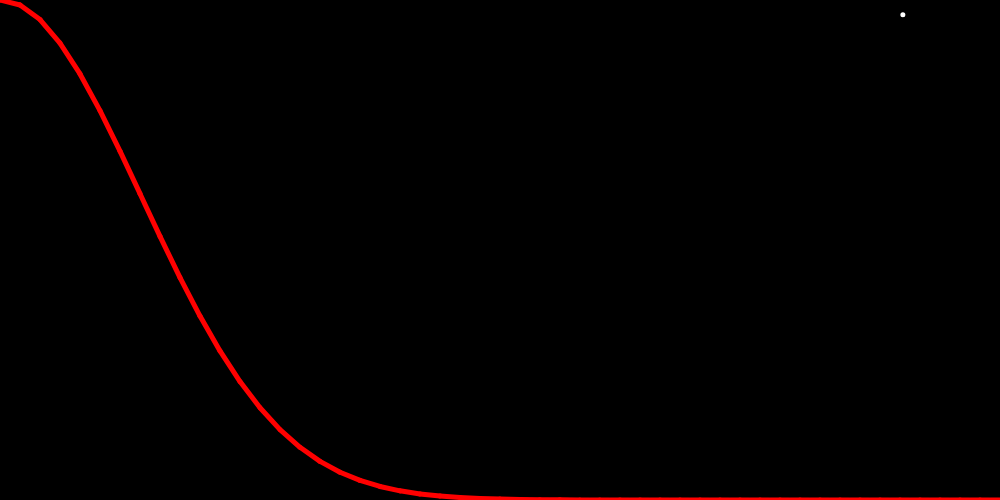
Frame 1 (no input)
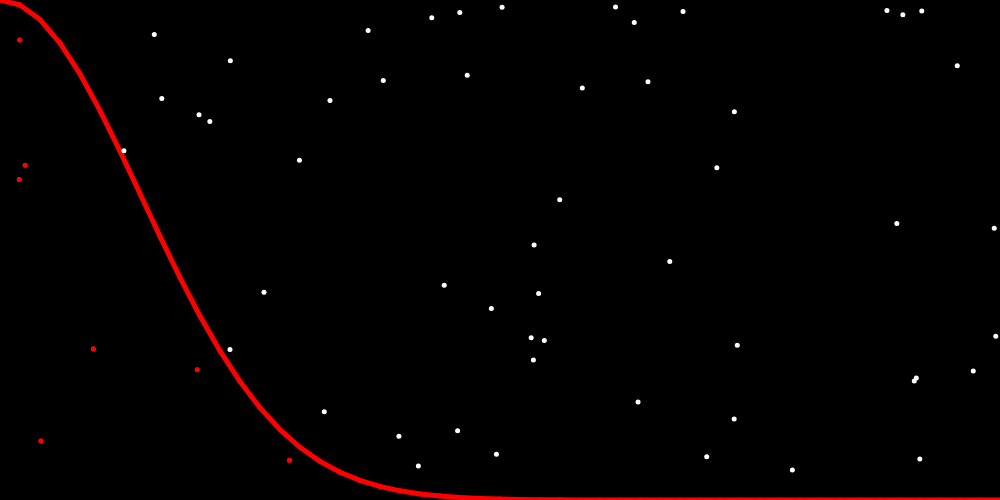
Frame 60 (no input)
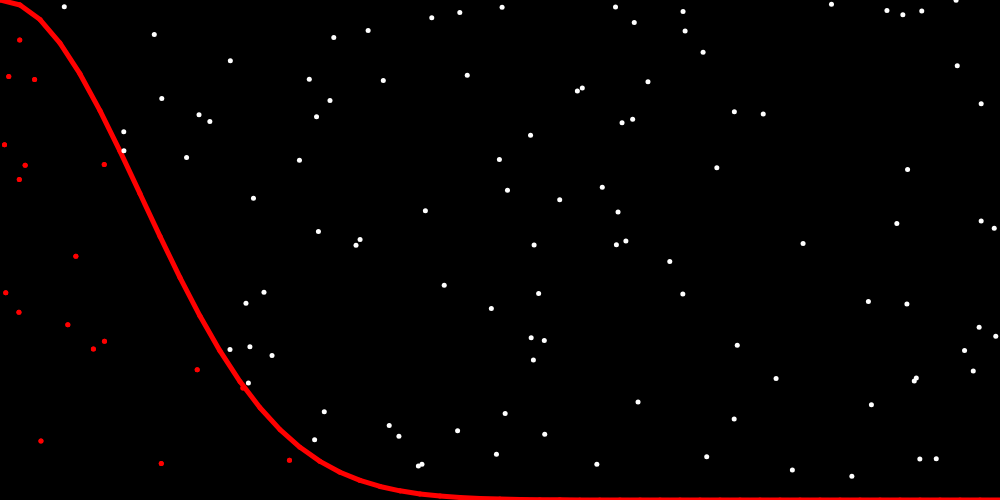
Frame 120 (the mouse pressed at the canvas centre since frame 60)

The p5.js sketch that drew these frames (run headless with seeded random() and noise() and a simulated clock; from frame 60 on, the mouse is pressed at the canvas centre):

// p5.js sketch
// ── sketch.js
var w = 1000;
var h = 500;

var pie = 0;       //to store the value of pi
var N = 0; //number of iterations (can be dropped and just replaced by a while loop to have it run indefinitely)
var count = 0;     //number of points that fall under the Gaussian
var dom = 5;     //the x-domain

function setup() {
  createCanvas(w, h);
  background(0);
  noFill();
  stroke(255,0,0);
  strokeWeight(5);
  for (i=0;i<=10*dom;i++){
    line(0.1*i*w/dom,h*(1-Gauss(i*0.1)),0.1*(i-1)*w/dom,h*(1-Gauss((i-1)*0.1)));
  }
  frameRate(70);
  pie = createDiv('');
}

function draw() {
  stroke(255);
  var x = Math.random()*dom;
  var y = Math.random();
  if (y < Gauss(x)){
    count++;
    stroke(255,0,0);
    point(x*w/dom,(1-y)*h);
  }

  point(x*w/dom,(1-y)*h);
  N++;
  pie.html("Pi =  "+(4*(count*dom/N)*(count*dom/N)));
}

function Gauss(x){return Math.exp(-x*x)} //defining the Gaussian
